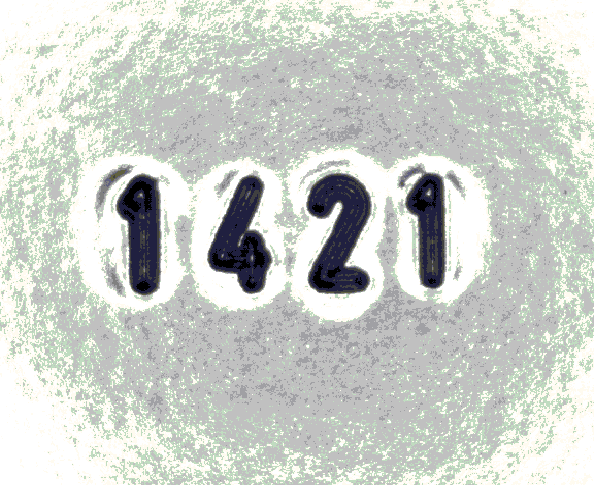
#> input picture OcrPython/denemeFoto/image_5.bmp, 594 x 485 px
$ python OCR.py
#> lines starting #> are read from the running program, lines starting #| are printed output that depends on the picture; after the words box and inside, x2 and y2 are one past the last pixel; in counts of white or black regions, pixels touching at a corner belong together
import cv2,numpy,pytesseract
pytesseract.pytesseract.tesseract_cmd = r"C:\Program Files\Tesseract-OCR\tesseract"
img = cv2.imread("denemeFoto/image_5.bmp")
#> img is the input picture: shape (485, 594, 3); mean B, G, R 203.5, 209.3, 204.9

img=cv2.resize(img,None,fx=0.5,fy=0.5)
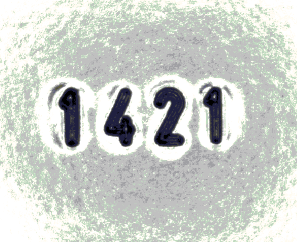
#> img: shape (242, 297, 3); mean B, G, R 203.5, 209.2, 204.9
gray = cv2.cvtColor(img,cv2.COLOR_BGR2GRAY)
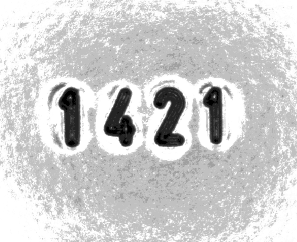
#> gray: shape (242, 297); min 0, max 255, mean 207.2
adaptive_threshold = cv2.adaptiveThreshold(gray, 255, cv2.ADAPTIVE_THRESH_GAUSSIAN_C,cv2.THRESH_BINARY,101,81)
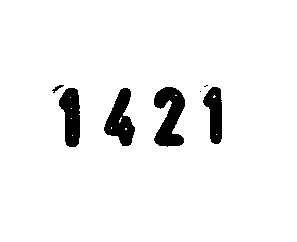
#> adaptive_threshold: shape (242, 297); 94.7% white; 7 black regions (2 under 20 px), largest, box (x1, y1, x2, y2) and area: (154, 87, 185, 147) 1191, (104, 88, 135, 146) 991, (59, 88, 80, 147) 900, (203, 87, 222, 144) 722, (52, 85, 64, 93) 34
#4,11,12,15
#101,81
#> (the run stopped early here; a loop or call above may not have finished)

$ run again, with OcrPython/denemeFoto/image_10.bmp copied over OcrPython/denemeFoto/image_5.bmp
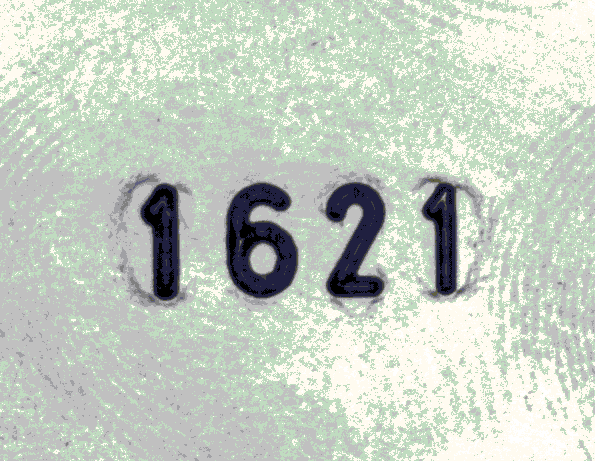
#> input picture OcrPython/denemeFoto/image_10.bmp, 595 x 461 px
#> img is the input picture: shape (461, 595, 3); mean B, G, R 195, 206.5, 197.2
#> img: shape (230, 298, 3)
#> `gray = cv2.cvtColor(img,cv2.COLOR_BGR2GRAY)`:
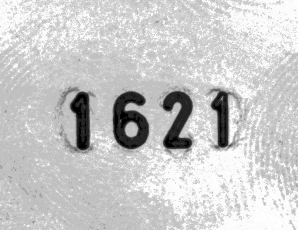
#> gray: shape (230, 298); min 0, max 255, mean 202.3
#> `adaptive_threshold = cv2.adaptiveThreshold(gray, 255, cv2.ADAPTIVE_THR..`:
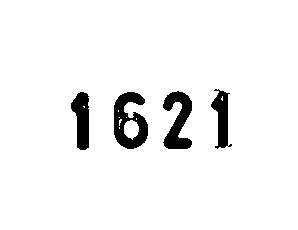
#> adaptive_threshold: shape (230, 298); 94.9% white; 4 black regions, box (x1, y1, x2, y2) and area: (114, 92, 148, 149) 1145, (163, 91, 192, 149) 977, (71, 92, 89, 150) 739, (211, 89, 232, 149) 645

$ run again, with OcrPython/denemeFoto/image_11.bmp copied over OcrPython/denemeFoto/image_5.bmp
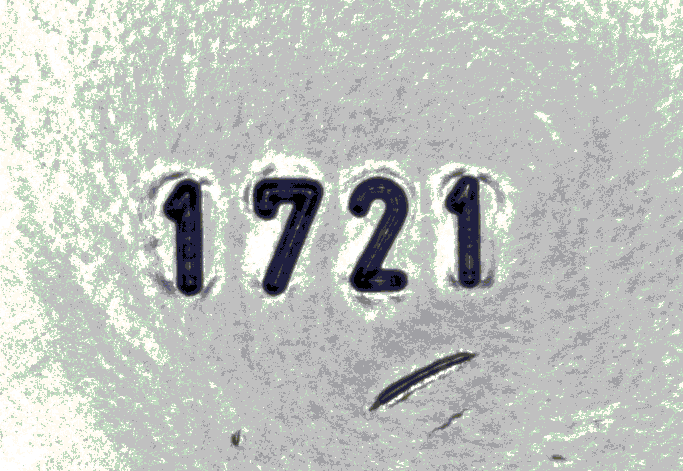
#> input picture OcrPython/denemeFoto/image_11.bmp, 683 x 471 px
#> img is the input picture: shape (471, 683, 3); mean B, G, R 191, 195.4, 191.6
#> img: shape (236, 342, 3)
#> `gray = cv2.cvtColor(img,cv2.COLOR_BGR2GRAY)`:
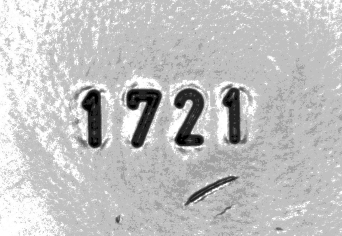
#> gray: shape (236, 342); min 0, max 255, mean 193.7
#> `adaptive_threshold = cv2.adaptiveThreshold(gray, 255, cv2.ADAPTIVE_THR..`:
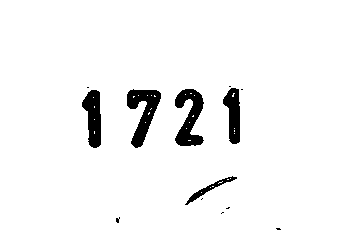
#> adaptive_threshold: shape (236, 342); 95.5% white; 13 black regions (8 under 20 px), largest, box (x1, y1, x2, y2) and area: (127, 89, 161, 148) 972, (175, 89, 204, 146) 959, (82, 90, 101, 148) 753, (223, 88, 240, 144) 637, (185, 176, 237, 205) 253

$ run again, with OcrPython/denemeFoto/image_12.bmp copied over OcrPython/denemeFoto/image_5.bmp
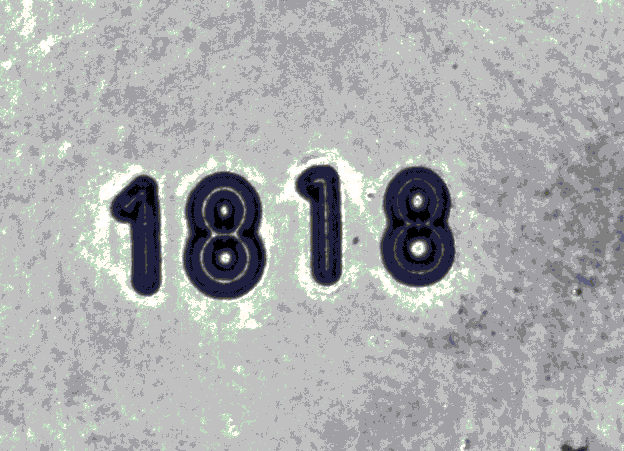
#> input picture OcrPython/denemeFoto/image_12.bmp, 624 x 451 px
#> img is the input picture: shape (451, 624, 3); mean B, G, R 173.2, 172.6, 170.9
#> img: shape (226, 312, 3)
#> `gray = cv2.cvtColor(img,cv2.COLOR_BGR2GRAY)`:
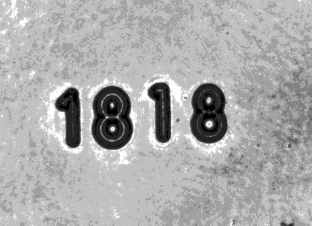
#> gray: shape (226, 312); min 0, max 255, mean 172
#> `adaptive_threshold = cv2.adaptiveThreshold(gray, 255, cv2.ADAPTIVE_THR..`:
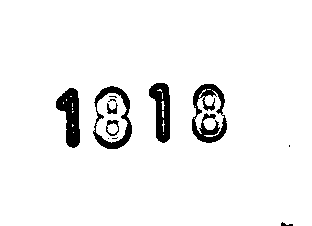
#> adaptive_threshold: shape (226, 312); 94.8% white; 12 black regions (5 under 20 px), largest, box (x1, y1, x2, y2) and area: (192, 84, 227, 143) 1004, (56, 88, 80, 148) 873, (149, 83, 170, 143) 817
